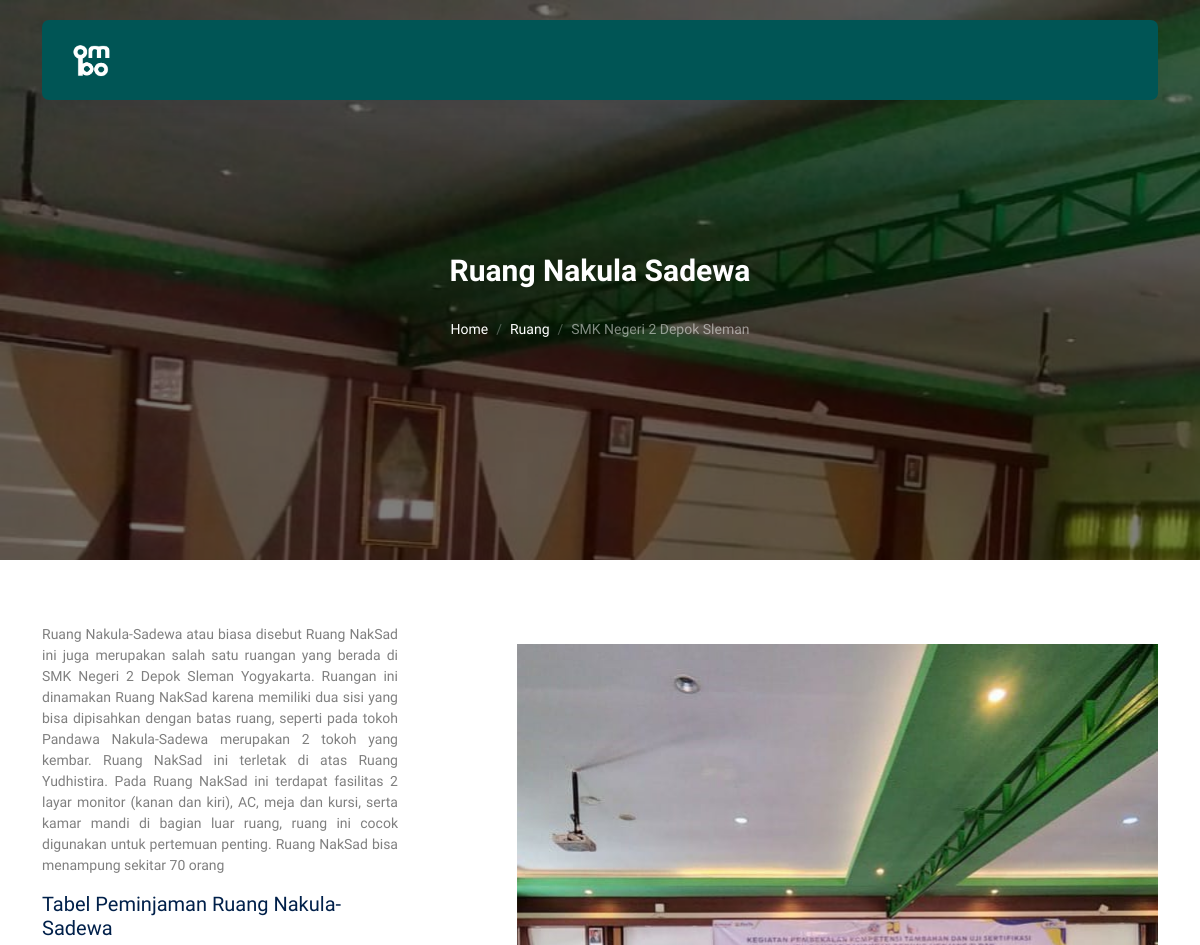
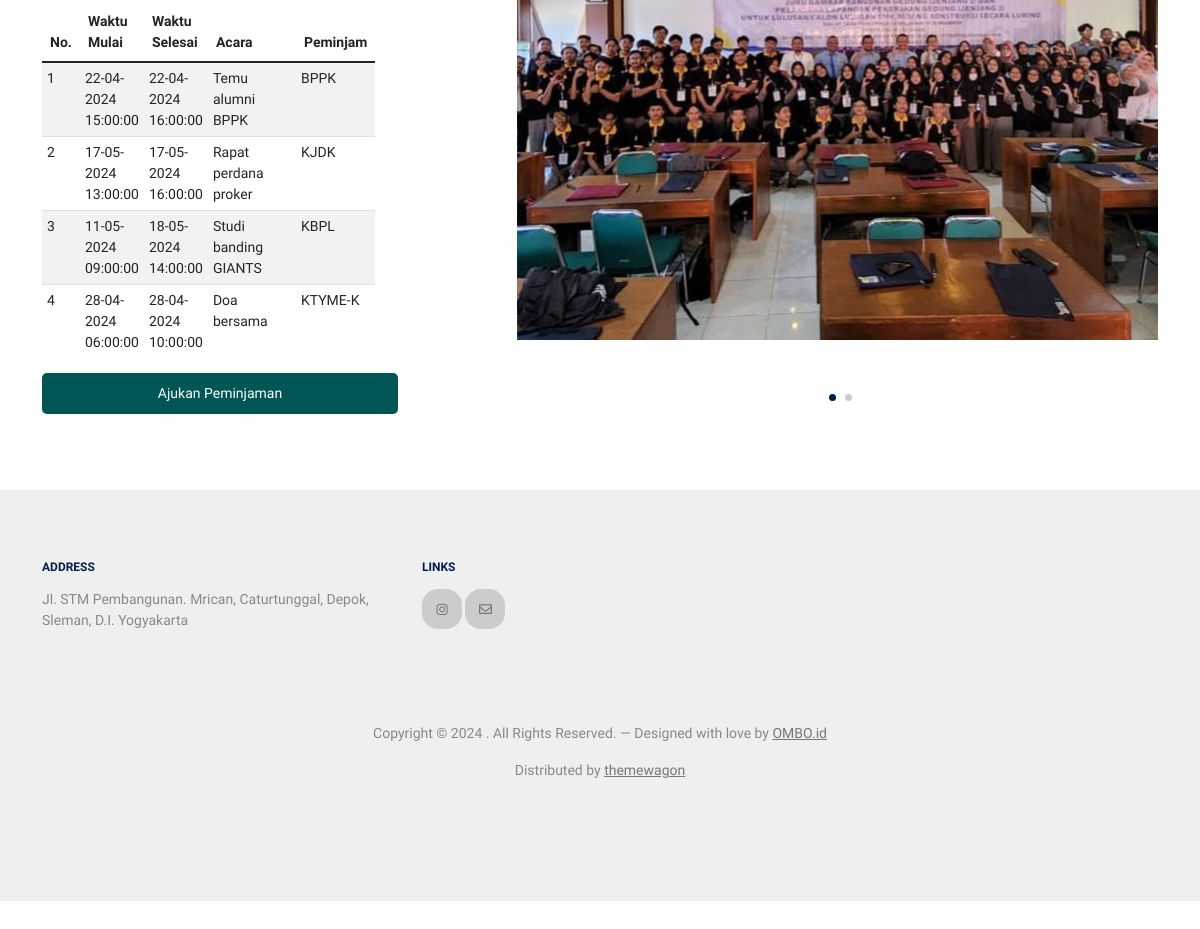
Page /naksad.php on the committed database (2 pictures, top to bottom).
### tables this page shows
CREATE TABLE `bookings` (
  `id` int(11) NOT NULL,
  `userID` int(11) NOT NULL,
  `roomID` int(11) NOT NULL,
  `start_time` datetime NOT NULL,
  `end_time` datetime NOT NULL,
  `alasan` varchar(255) NOT NULL,
  `file` varchar(300) NOT NULL,
  `created_at` timestamp NOT NULL DEFAULT current_timestamp() ON UPDATE current_timestamp()
);

CREATE TABLE `users` (
  `id` int(11) NOT NULL,
  `name` varchar(100) NOT NULL,
  `username` varchar(100) NOT NULL,
  `email` varchar(100) DEFAULT NULL,
  `password` varchar(255) NOT NULL,
  `foto` varchar(255) NOT NULL,
  `description` text DEFAULT NULL,
  `last_login` datetime DEFAULT NULL
);

### naksad.php (the view, shortened to what this page needs)
<!DOCTYPE html>
<html lang="en">
  <head>
    <link rel="stylesheet" href="https://cdnjs.cloudflare.com/ajax/libs/font-awesome/5.15.4/css/all.min.css">
    <link rel="stylesheet" href="fonts/icomoon/style.css" />
    <link rel="stylesheet" href="fonts/flaticon/font/flaticon.css" />
    <link rel="stylesheet" href="css/tiny-slider.css" />
    <link rel="stylesheet" href="css/aos.css" />
    <link rel="stylesheet" href="css/style.css" />
  </head>
  <body>
    <nav class="site-nav">
      <div class="container">
        <div class="menu-bg-wrap">
          <div class="site-navigation">
          <a href="index.php" class="logo m-0 float-start">
            <img src="2.png" alt="Logo" style="max-height: 8%; max-width: 8%;"></a>
          </div>
        </div>
      </div>
    </nav>
    <div
      class="hero page-inner overlay"
      style="background-image: url('images/naksad1.jpg')"
    >
      <div class="container">
        <div class="row justify-content-center align-items-center">
          <div class="col-lg-9 text-center mt-5">
            <h1 class="heading" data-aos="fade-up">Ruang Nakula Sadewa</h1>
            <nav aria-label="breadcrumb" data-aos="fade-up" data-aos-delay="200">
              <ol class="breadcrumb text-center justify-content-center">
                <li class="breadcrumb-item"><a href="index.php">Home</a></li>
                <li class="breadcrumb-item">
                  <a href="ruang.php">Ruang</a>
                </li>
                <li
                  class="breadcrumb-item active text-white-50"
                  aria-current="page"
                >
                  SMK Negeri 2 Depok Sleman
                </li>
              </ol>
            </nav>
          </div>
        </div>
      </div>
    </div>
    <div class="section">
      <div class="container">
        <div class="row row-reverse">
          <div class="col-lg-7">
            <div class="img-property-slide-wrap">
              <div class="img-property-slide">
                <img src="images/naksad2.jpg" alt="Image" class="img-fluid" />
              </div>
            </div>
          </div>
          <div class="col-lg-4">
            <p class="text-black-50">
            Ruang Nakula-Sadewa atau biasa disebut Ruang NakSad ini juga merupakan salah satu ruangan yang berada di SMK Negeri 2 Depok Sleman Yogyakarta. Ruangan ini dinamakan Ruang NakSad karena memiliki dua sisi yang bisa dipisahkan dengan batas ruang, seperti pada tokoh Pandawa Nakula-Sadewa merupakan 2 tokoh yang kembar. Ruang NakSad ini terletak di atas Ruang Yudhistira. Pada Ruang NakSad ini terdapat fasilitas 2 layar monitor (kanan dan kiri), AC, meja dan kursi, serta kamar mandi di bagian luar ruang, ruang ini cocok digunakan untuk pertemuan penting. Ruang NakSad bisa menampung sekitar 70 orang
            </p>
            <h5>Tabel Peminjaman Ruang Nakula-Sadewa</h5>
            <div class="table-wrapper">
              <table class="table table-striped">
                <thead>
                    <tr>
                        <th scope="col">No.</th>
                        <th scope="col">Waktu Mulai</th>
                        <th scope="col">Waktu Selesai</th>
                        <th scope="col">Acara</th>
                        <th scope="col">Peminjam</th>
                    </tr>
                </thead>
                <tbody>
                    <?php
                    $servername = "localhost";
                    $username = "root";
                    $password = "";
                    $dbname = "ombo";
                    $conn = new mysqli($servername, $username, $password, $dbname);
                    $sql = "SELECT * FROM bookings WHERE roomID = 2";
                    $result = $conn->query($sql);
                    if ($result->num_rows > 0) {
                        $count = 1;
                        while ($row = $result->fetch_assoc()) {
                            echo "<tr>";
                            echo "<td>" . $count++ . "</td>";
                            echo "<td>" . date("d-m-Y H:i:s", strtotime($row["start_time"])) . "</td>";
                            echo "<td>" . date("d-m-Y H:i:s", strtotime($row["end_time"])) . "</td>";
                            echo "<td>" . $row["alasan"] . "</td>";
                            $userID = $row["userID"];
                            $user_sql = "SELECT name FROM users WHERE id = $userID";
                            $user_result = $conn->query($user_sql);
                            if ($user_result->num_rows > 0) {
                                $user_row = $user_result->fetch_assoc();
                                echo "<td>" . $user_row["name"] . "</td>";
                            } else {
                                echo "<td>Unknown</td>";
                            }
                            echo "</tr>";
                          }
                        } else {
                            echo "<tr><td colspan='5' class='text-center'>Belum ada peminjaman.</td></tr>";
                        }
                        ?>
                    </tbody>
                </table>
              </div>
              <a href="tambah.php" class="btn-peminjaman">Ajukan Peminjaman</a>
            </div>
          </div>
        </div>
    <div class="site-footer">
      <div class="container">
        <div class="row">
          <div class="col-lg-4">
            <div class="widget">
              <h3>Address</h3>
              <address>Jl. STM Pembangunan. Mrican, Caturtunggal, Depok, Sleman, D.I. Yogyakarta</address>
            </div>
          </div>
          <div class="col-lg-4">
            <div class="widget">
              <h3>Links</h3>
              <ul class="list-unstyled social">
                <li><a href="https://www.instagram.com/ombosija3/"><span class="icon-instagram"></span></a></li>
                <li><a href="https://mail.google.com/mail/?view=cm&fs=1&to=ombosija@gmail.com"><span class="icon-email"><i class="far fa-envelope"></i></span></a></li>
              </ul>
            </div>
          </div>
        </div>
        <div class="row mt-5">
          <div class="col-12 text-center">
          <p>
              Copyright &copy;
              . All Rights Reserved. &mdash; Designed with love by
              <a href="index.php">OMBO.id</a>
            </p>
            <div>Distributed by <a href="https://themewagon.com/" target="_blank">themewagon</a></div>
          </div>
        </div>
      </div>
    </div>
  </body>
</html>

### css/tiny-slider.css (style rules this page uses)
.tns-slider { -webkit-transition:all 0s;-moz-transition:all 0s;transition:all 0s }
.tns-slider>.tns-item { -webkit-box-sizing:border-box;-moz-box-sizing:border-box;box-sizing:border-box }
.tns-horizontal.tns-subpixel { white-space:nowrap }
.tns-horizontal.tns-subpixel>.tns-item { display:inline-block;vertical-align:top;white-space:normal }

### naksad.php (style rules this page uses)
.text-black-50 { color: rgba(0, 0, 0, 0.5); text-align: justify; }
.img-property-slide-wrap { margin-top: 20px; }
.row-reverse { display: flex; flex-direction: row-reverse; justify-content: space-between; }
.table-wrapper { max-height: 350px; overflow-y: auto; overflow-x: hidden; }
.table { width: 60px; }
.table td { padding: 5px; }
.btn-peminjaman { margin-top: 20px; display: block; width: 100%; padding: 10px; background-color: #005555; color: white; text-align: center; text-decoration: none; border-radius: 5px; border: none; cursor: pointer; }

### rows in the picture
bookings: start_time "22-04-2024 15:00:00", end_time "22-04-2024 16:00:00", alasan "Temu alumni BPPK", userID.name "BPPK"
bookings: start_time "17-05-2024 13:00:00", end_time "17-05-2024 16:00:00", alasan "Rapat perdana proker", userID.name "KJDK"
bookings: start_time "11-05-2024 09:00:00", end_time "18-05-2024 14:00:00", alasan "Studi banding GIANTS", userID.name "KBPL"
bookings: start_time "28-04-2024 06:00:00", end_time "28-04-2024 10:00:00", alasan "Doa bersama", userID.name "KTYME-K"
